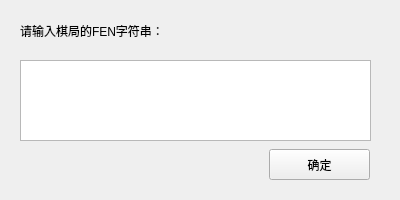
<?xml version="1.0" encoding="UTF-8"?>
<ui version="4.0">
 <class>InputFEN</class>
 <widget class="QWidget" name="InputFEN">
  <property name="geometry">
   <rect>
    <x>0</x>
    <y>0</y>
    <width>400</width>
    <height>200</height>
   </rect>
  </property>
  <property name="windowTitle">
   <string>Form</string>
  </property>
  <widget class="QPlainTextEdit" name="FEN_String">
   <property name="geometry">
    <rect>
     <x>20</x>
     <y>60</y>
     <width>351</width>
     <height>81</height>
    </rect>
   </property>
  </widget>
  <widget class="QPushButton" name="InputFEN_2">
   <property name="geometry">
    <rect>
     <x>269</x>
     <y>149</y>
     <width>101</width>
     <height>31</height>
    </rect>
   </property>
   <property name="text">
    <string>确定</string>
   </property>
  </widget>
  <widget class="QLabel" name="label">
   <property name="geometry">
    <rect>
     <x>20</x>
     <y>20</y>
     <width>331</width>
     <height>21</height>
    </rect>
   </property>
   <property name="text">
    <string>请输入棋局的FEN字符串：</string>
   </property>
  </widget>
 </widget>
 <resources/>
 <connections/>
</ui>
